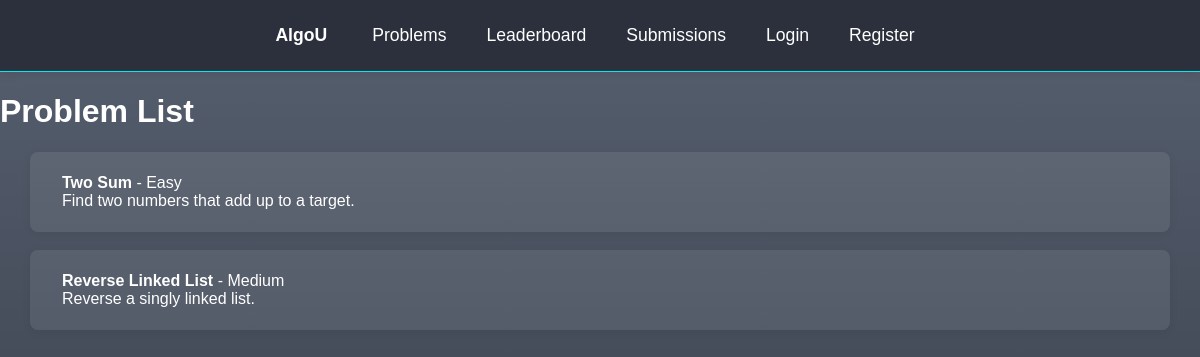
Page /problems/list/ on the earlier database version.
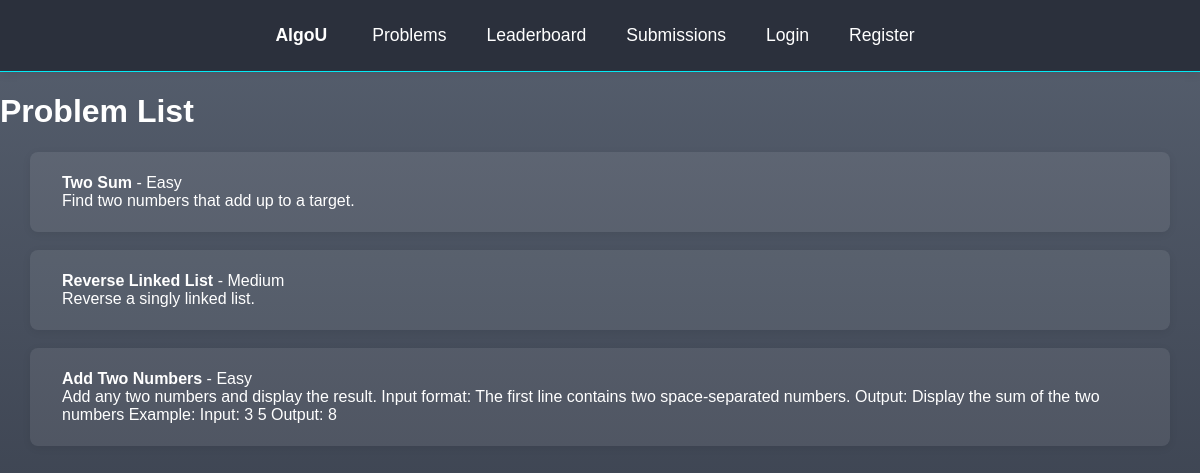
Same page on the later database version.
### problems/models.py (models this page shows, shortened)
class Problem(models.Model):
    title = models.CharField(max_length=200)
    description = models.TextField()
    difficulty = models.CharField(max_length=50)

### problems/views.py (the view)
# urls.py: path('list/', views.problem_list, name='problem-list'),
def problem_list(request):
    problems = Problem.objects.all()
    return render(request, 'problemList.html', {'problems': problems})

### problems/templates/problemList.html (shortened to what this page needs)
{% load static %}
<!DOCTYPE html>
<html lang="en">
<head>
    <link rel="stylesheet" href="{% static 'problemList.css' %}">
</head>
<body>
    {% include 'navbar.html' %}
    <h1>Problem List</h1>
    <ul style="list-style: none; padding: 0; margin: 0;">
        {% for problem in problems %}
        <li>
            <a href="{% url 'problem-detail' problem.id %}" style="text-decoration: none;">
                <div class="problem-box">
                    <strong>{{ problem.title }}</strong> - {{ problem.difficulty }}
                    <br>
                    {{ problem.description }}
                </div>
            </a>
        </li>
        {% empty %}
        <li>
            No problems available.
        </li>
        {% endfor %}
    </ul>
</body>
</html>

Differences in the rows shown:
added Problem: title "Add Two Numbers", difficulty "Easy", description "Add any two numbers and display the result. Input format: The first line contains two space-separated numbers. Output: Display the sum of the two numbers Example: Input: 3 5 Output: 8"
